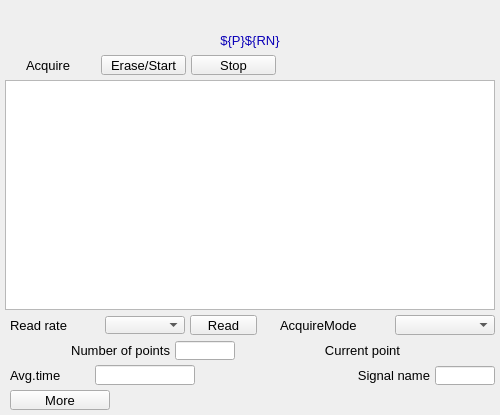
<?xml version="1.0" ?>
<ui version="4.0">
  <class>Dialog</class>
  <widget class="QWidget" name="screen">
    <property name="geometry">
      <rect>
        <x>370</x>
        <y>223</y>
        <width>500</width>
        <height>415</height>
      </rect>
    </property>
    <property name="styleSheet">
      <string notr="true">QWidget#screen {
  color: rgb(0, 0, 0);
  background-color: rgb(187, 187, 187);
  }</string>
    </property>
    <property name="windowTitle">
      <string>NDTimeSeriesPlot</string>
    </property>
    <widget class="PyDMLabel" name="text_update">
      <property name="geometry">
        <rect>
          <x>0</x>
          <y>5</y>
          <width>500</width>
          <height>20</height>
        </rect>
      </property>
      <property name="toolTip">
        <string>PV: ${P}${RN}Name</string>
      </property>
      <property name="channel" stdset="0">
        <string>ca://${P}${RN}Name</string>
      </property>
      <property name="font" stdset="0">
        <font>
          <pointsize>10</pointsize>
        </font>
      </property>
      <property name="alignment">
        <set>Qt::AlignCenter</set>
      </property>
      <property name="textInteractionFlags">
        <set>Qt::TextSelectableByKeyboard|Qt::TextSelectableByMouse</set>
      </property>
      <property name="styleSheet">
        <string notr="true">PyDMLabel#text_update {
  color: rgb(10, 0, 184);
  background-color: rgb(187, 187, 187);
  }</string>
      </property>
    </widget>
    <widget class="PyDMWaveformPlot" name="cartesian_plot">
      <property name="geometry">
        <rect>
          <x>5</x>
          <y>80</y>
          <width>490</width>
          <height>230</height>
        </rect>
      </property>
      <property name="toolTip">
        <string>cartesian_plot</string>
      </property>
      <property name="title" stdset="0">
        <string>$(P)$(RN)TimeSeries</string>
      </property>
      <property name="xLabels">
        <stringlist>
          <string>Time {s}</string>
        </stringlist>
      </property>
      <property name="yLabels">
        <stringlist>
          <string>${P}${RN}TimeSeries</string>
        </stringlist>
      </property>
      <property name="curves" stdset="0">
        <stringlist>
          <string>{&quot;name&quot;: &quot;curve 1&quot;, &quot;x_channel&quot;: &quot;ca://${prefix}TSTimeAxis&quot;, &quot;y_channel&quot;: &quot;ca://${P}${RN}TimeSeries&quot;, &quot;color&quot;: &quot;#4b6ec7&quot;, &quot;lineStyle&quot;: 1, &quot;lineWidth&quot;: 1, &quot;symbolSize&quot;: 10, &quot;redraw_mode&quot;: 2, &quot;block_size&quot;: 1200}</string>
        </stringlist>
      </property>
      <property name="axisColor" stdset="0">
        <color>
          <red>0</red>
          <green>0</green>
          <blue>0</blue>
        </color>
      </property>
      <property name="backgroundColor" stdset="0">
        <color>
          <red>218</red>
          <green>218</green>
          <blue>218</blue>
        </color>
      </property>
    </widget>
    <widget class="QLabel" name="text">
      <property name="geometry">
        <rect>
          <x>26</x>
          <y>55</y>
          <width>70</width>
          <height>20</height>
        </rect>
      </property>
      <property name="text">
        <string>Acquire</string>
      </property>
      <property name="font" stdset="0">
        <font>
          <pointsize>10</pointsize>
        </font>
      </property>
      <property name="brush" stdset="0">
        <brush brushstyle="SolidPattern">
          <color alpha="255">
            <red>0</red>
            <green>0</green>
            <blue>0</blue>
          </color>
        </brush>
      </property>
      <property name="toolTip">
        <string>text</string>
      </property>
      <property name="alignment">
        <set>Qt::AlignLeading|Qt::AlignLeft|Qt::AlignVCenter</set>
      </property>
      <property name="styleSheet">
        <string notr="true">QLabel#text {
  color: rgb(0, 0, 0);
  }</string>
      </property>
    </widget>
    <widget class="PyDMPushButton" name="message_button">
      <property name="geometry">
        <rect>
          <x>101</x>
          <y>55</y>
          <width>85</width>
          <height>20</height>
        </rect>
      </property>
      <property name="text">
        <string>Erase/Start</string>
      </property>
      <property name="font" stdset="0">
        <font>
          <pointsize>10</pointsize>
        </font>
      </property>
      <property name="toolTip">
        <string>${prefix}TSAcquire</string>
      </property>
      <property name="channel" stdset="0">
        <string>ca://${prefix}TSAcquire</string>
      </property>
      <property name="pressValue" stdset="0">
        <string>1</string>
      </property>
      <property name="styleSheet">
        <string notr="true">PyDMPushButton#message_button {
  color: rgb(0, 0, 0);
  background-color: rgb(115, 223, 255);
  }</string>
      </property>
    </widget>
    <widget class="PyDMPushButton" name="message_button_1">
      <property name="geometry">
        <rect>
          <x>191</x>
          <y>55</y>
          <width>85</width>
          <height>20</height>
        </rect>
      </property>
      <property name="text">
        <string>Stop</string>
      </property>
      <property name="font" stdset="0">
        <font>
          <pointsize>10</pointsize>
        </font>
      </property>
      <property name="toolTip">
        <string>${prefix}TSAcquire</string>
      </property>
      <property name="channel" stdset="0">
        <string>ca://${prefix}TSAcquire</string>
      </property>
      <property name="pressValue" stdset="0">
        <string>0</string>
      </property>
      <property name="styleSheet">
        <string notr="true">PyDMPushButton#message_button_1 {
  color: rgb(0, 0, 0);
  background-color: rgb(115, 223, 255);
  }</string>
      </property>
    </widget>
    <widget class="PyDMLabel" name="text_update_1">
      <property name="geometry">
        <rect>
          <x>282</x>
          <y>56</y>
          <width>100</width>
          <height>18</height>
        </rect>
      </property>
      <property name="toolTip">
        <string>PV: ${prefix}TSAcquiring</string>
      </property>
      <property name="channel" stdset="0">
        <string>ca://${prefix}TSAcquiring</string>
      </property>
      <property name="displayFormat" stdset="0">
        <enum>PyDMLabel::String</enum>
      </property>
      <property name="font" stdset="0">
        <font>
          <pointsize>10</pointsize>
        </font>
      </property>
      <property name="alignment">
        <set>Qt::AlignLeading|Qt::AlignLeft|Qt::AlignVCenter</set>
      </property>
      <property name="textInteractionFlags">
        <set>Qt::TextSelectableByKeyboard|Qt::TextSelectableByMouse</set>
      </property>
      <property name="styleSheet">
        <string notr="true">PyDMLabel#text_update_1 {
  color: rgb(10, 0, 184);
  background-color: rgb(70, 70, 70);
  }</string>
      </property>
    </widget>
    <widget class="QLabel" name="text_1">
      <property name="geometry">
        <rect>
          <x>0</x>
          <y>30</y>
          <width>500</width>
          <height>20</height>
        </rect>
      </property>
      <property name="text">
        <string>${P}${RN}</string>
      </property>
      <property name="font" stdset="0">
        <font>
          <pointsize>10</pointsize>
        </font>
      </property>
      <property name="brush" stdset="0">
        <brush brushstyle="SolidPattern">
          <color alpha="255">
            <red>10</red>
            <green>0</green>
            <blue>184</blue>
          </color>
        </brush>
      </property>
      <property name="toolTip">
        <string>text_1</string>
      </property>
      <property name="alignment">
        <set>Qt::AlignCenter</set>
      </property>
      <property name="styleSheet">
        <string notr="true">QLabel#text_1 {
  color: rgb(10, 0, 184);
  }</string>
      </property>
    </widget>
    <widget class="QLabel" name="text_2">
      <property name="geometry">
        <rect>
          <x>320</x>
          <y>365</y>
          <width>110</width>
          <height>20</height>
        </rect>
      </property>
      <property name="text">
        <string>Signal name</string>
      </property>
      <property name="font" stdset="0">
        <font>
          <pointsize>10</pointsize>
        </font>
      </property>
      <property name="brush" stdset="0">
        <brush brushstyle="SolidPattern">
          <color alpha="255">
            <red>0</red>
            <green>0</green>
            <blue>0</blue>
          </color>
        </brush>
      </property>
      <property name="toolTip">
        <string>text_2</string>
      </property>
      <property name="alignment">
        <set>Qt::AlignRight|Qt::AlignTrailing|Qt::AlignVCenter</set>
      </property>
      <property name="styleSheet">
        <string notr="true">QLabel#text_2 {
  color: rgb(0, 0, 0);
  }</string>
      </property>
    </widget>
    <widget class="PyDMLineEdit" name="text_entry">
      <property name="geometry">
        <rect>
          <x>435</x>
          <y>366</y>
          <width>60</width>
          <height>19</height>
        </rect>
      </property>
      <property name="channel" stdset="0">
        <string>ca://${P}${RN}Name</string>
      </property>
      <property name="toolTip">
        <string>${P}${RN}Name</string>
      </property>
      <property name="font" stdset="0">
        <font>
          <pointsize>10</pointsize>
        </font>
      </property>
      <property name="styleSheet">
        <string notr="true">PyDMLineEdit#text_entry {
  color: rgb(0, 0, 0);
  background-color: rgb(115, 223, 255);
  border: 1px solid black;
  margin: 0px;
  padding: 0px;
  spacing: 0px;
  }</string>
      </property>
    </widget>
    <widget class="QLabel" name="text_3">
      <property name="geometry">
        <rect>
          <x>10</x>
          <y>365</y>
          <width>80</width>
          <height>20</height>
        </rect>
      </property>
      <property name="text">
        <string>Avg.time</string>
      </property>
      <property name="font" stdset="0">
        <font>
          <pointsize>10</pointsize>
        </font>
      </property>
      <property name="brush" stdset="0">
        <brush brushstyle="SolidPattern">
          <color alpha="255">
            <red>0</red>
            <green>0</green>
            <blue>0</blue>
          </color>
        </brush>
      </property>
      <property name="toolTip">
        <string>text_3</string>
      </property>
      <property name="alignment">
        <set>Qt::AlignLeading|Qt::AlignLeft|Qt::AlignVCenter</set>
      </property>
      <property name="styleSheet">
        <string notr="true">QLabel#text_3 {
  color: rgb(0, 0, 0);
  }</string>
      </property>
    </widget>
    <widget class="PyDMLineEdit" name="text_entry_1">
      <property name="geometry">
        <rect>
          <x>95</x>
          <y>365</y>
          <width>100</width>
          <height>20</height>
        </rect>
      </property>
      <property name="channel" stdset="0">
        <string>ca://${prefix}TSAveragingTime</string>
      </property>
      <property name="toolTip">
        <string>${prefix}TSAveragingTime</string>
      </property>
      <property name="font" stdset="0">
        <font>
          <pointsize>10</pointsize>
        </font>
      </property>
      <property name="styleSheet">
        <string notr="true">PyDMLineEdit#text_entry_1 {
  color: rgb(0, 0, 0);
  background-color: rgb(115, 223, 255);
  border: 1px solid black;
  margin: 0px;
  padding: 0px;
  spacing: 0px;
  }</string>
      </property>
    </widget>
    <widget class="PyDMLabel" name="text_update_2">
      <property name="geometry">
        <rect>
          <x>200</x>
          <y>366</y>
          <width>100</width>
          <height>18</height>
        </rect>
      </property>
      <property name="toolTip">
        <string>PV: ${prefix}TSAveragingTime_RBV</string>
      </property>
      <property name="channel" stdset="0">
        <string>ca://${prefix}TSAveragingTime_RBV</string>
      </property>
      <property name="font" stdset="0">
        <font>
          <pointsize>10</pointsize>
        </font>
      </property>
      <property name="alignment">
        <set>Qt::AlignLeading|Qt::AlignLeft|Qt::AlignVCenter</set>
      </property>
      <property name="textInteractionFlags">
        <set>Qt::TextSelectableByKeyboard|Qt::TextSelectableByMouse</set>
      </property>
      <property name="styleSheet">
        <string notr="true">PyDMLabel#text_update_2 {
  color: rgb(10, 0, 184);
  background-color: rgb(187, 187, 187);
  }</string>
      </property>
    </widget>
    <widget class="PyDMEnumComboBox" name="menu">
      <property name="geometry">
        <rect>
          <x>395</x>
          <y>315</y>
          <width>100</width>
          <height>20</height>
        </rect>
      </property>
      <property name="toolTip">
        <string>${prefix}TSAcquireMode</string>
      </property>
      <property name="channel" stdset="0">
        <string>ca://${prefix}TSAcquireMode</string>
      </property>
      <property name="font" stdset="0">
        <font>
          <pointsize>10</pointsize>
        </font>
      </property>
      <property name="styleSheet">
        <string notr="true">PyDMEnumComboBox#menu {
  color: rgb(0, 0, 0);
  background-color: rgb(115, 223, 255);
  }</string>
      </property>
    </widget>
    <widget class="QLabel" name="text_4">
      <property name="geometry">
        <rect>
          <x>280</x>
          <y>315</y>
          <width>110</width>
          <height>20</height>
        </rect>
      </property>
      <property name="text">
        <string>AcquireMode</string>
      </property>
      <property name="font" stdset="0">
        <font>
          <pointsize>10</pointsize>
        </font>
      </property>
      <property name="brush" stdset="0">
        <brush brushstyle="SolidPattern">
          <color alpha="255">
            <red>0</red>
            <green>0</green>
            <blue>0</blue>
          </color>
        </brush>
      </property>
      <property name="toolTip">
        <string>text_4</string>
      </property>
      <property name="alignment">
        <set>Qt::AlignLeading|Qt::AlignLeft|Qt::AlignVCenter</set>
      </property>
      <property name="styleSheet">
        <string notr="true">QLabel#text_4 {
  color: rgb(0, 0, 0);
  }</string>
      </property>
    </widget>
    <widget class="PyDMPushButton" name="message_button_2">
      <property name="geometry">
        <rect>
          <x>190</x>
          <y>315</y>
          <width>67</width>
          <height>20</height>
        </rect>
      </property>
      <property name="text">
        <string>Read</string>
      </property>
      <property name="font" stdset="0">
        <font>
          <pointsize>10</pointsize>
        </font>
      </property>
      <property name="toolTip">
        <string>${prefix}TSRead</string>
      </property>
      <property name="channel" stdset="0">
        <string>ca://${prefix}TSRead</string>
      </property>
      <property name="pressValue" stdset="0">
        <string>1</string>
      </property>
      <property name="styleSheet">
        <string notr="true">PyDMPushButton#message_button_2 {
  color: rgb(0, 0, 0);
  background-color: rgb(115, 223, 255);
  }</string>
      </property>
    </widget>
    <widget class="PyDMEnumComboBox" name="menu_1">
      <property name="geometry">
        <rect>
          <x>105</x>
          <y>316</y>
          <width>80</width>
          <height>18</height>
        </rect>
      </property>
      <property name="toolTip">
        <string>${prefix}TSRead.SCAN</string>
      </property>
      <property name="channel" stdset="0">
        <string>ca://${prefix}TSRead.SCAN</string>
      </property>
      <property name="font" stdset="0">
        <font>
          <pointsize>10</pointsize>
        </font>
      </property>
      <property name="styleSheet">
        <string notr="true">PyDMEnumComboBox#menu_1 {
  color: rgb(0, 0, 0);
  background-color: rgb(115, 223, 255);
  }</string>
      </property>
    </widget>
    <widget class="QLabel" name="text_5">
      <property name="geometry">
        <rect>
          <x>10</x>
          <y>315</y>
          <width>90</width>
          <height>20</height>
        </rect>
      </property>
      <property name="text">
        <string>Read rate</string>
      </property>
      <property name="font" stdset="0">
        <font>
          <pointsize>10</pointsize>
        </font>
      </property>
      <property name="brush" stdset="0">
        <brush brushstyle="SolidPattern">
          <color alpha="255">
            <red>0</red>
            <green>0</green>
            <blue>0</blue>
          </color>
        </brush>
      </property>
      <property name="toolTip">
        <string>text_5</string>
      </property>
      <property name="alignment">
        <set>Qt::AlignLeading|Qt::AlignLeft|Qt::AlignVCenter</set>
      </property>
      <property name="styleSheet">
        <string notr="true">QLabel#text_5 {
  color: rgb(0, 0, 0);
  }</string>
      </property>
    </widget>
    <widget class="QLabel" name="text_6">
      <property name="geometry">
        <rect>
          <x>10</x>
          <y>340</y>
          <width>160</width>
          <height>20</height>
        </rect>
      </property>
      <property name="text">
        <string>Number of points</string>
      </property>
      <property name="font" stdset="0">
        <font>
          <pointsize>10</pointsize>
        </font>
      </property>
      <property name="brush" stdset="0">
        <brush brushstyle="SolidPattern">
          <color alpha="255">
            <red>0</red>
            <green>0</green>
            <blue>0</blue>
          </color>
        </brush>
      </property>
      <property name="toolTip">
        <string>text_6</string>
      </property>
      <property name="alignment">
        <set>Qt::AlignRight|Qt::AlignTrailing|Qt::AlignVCenter</set>
      </property>
      <property name="styleSheet">
        <string notr="true">QLabel#text_6 {
  color: rgb(0, 0, 0);
  }</string>
      </property>
    </widget>
    <widget class="PyDMLineEdit" name="text_entry_2">
      <property name="geometry">
        <rect>
          <x>175</x>
          <y>341</y>
          <width>60</width>
          <height>19</height>
        </rect>
      </property>
      <property name="channel" stdset="0">
        <string>ca://${prefix}TSNumPoints</string>
      </property>
      <property name="toolTip">
        <string>${prefix}TSNumPoints</string>
      </property>
      <property name="font" stdset="0">
        <font>
          <pointsize>10</pointsize>
        </font>
      </property>
      <property name="styleSheet">
        <string notr="true">PyDMLineEdit#text_entry_2 {
  color: rgb(0, 0, 0);
  background-color: rgb(115, 223, 255);
  border: 1px solid black;
  margin: 0px;
  padding: 0px;
  spacing: 0px;
  }</string>
      </property>
    </widget>
    <widget class="QLabel" name="text_7">
      <property name="geometry">
        <rect>
          <x>270</x>
          <y>340</y>
          <width>130</width>
          <height>20</height>
        </rect>
      </property>
      <property name="text">
        <string>Current point</string>
      </property>
      <property name="font" stdset="0">
        <font>
          <pointsize>10</pointsize>
        </font>
      </property>
      <property name="brush" stdset="0">
        <brush brushstyle="SolidPattern">
          <color alpha="255">
            <red>0</red>
            <green>0</green>
            <blue>0</blue>
          </color>
        </brush>
      </property>
      <property name="toolTip">
        <string>text_7</string>
      </property>
      <property name="alignment">
        <set>Qt::AlignRight|Qt::AlignTrailing|Qt::AlignVCenter</set>
      </property>
      <property name="styleSheet">
        <string notr="true">QLabel#text_7 {
  color: rgb(0, 0, 0);
  }</string>
      </property>
    </widget>
    <widget class="PyDMLabel" name="text_update_3">
      <property name="geometry">
        <rect>
          <x>405</x>
          <y>341</y>
          <width>90</width>
          <height>18</height>
        </rect>
      </property>
      <property name="toolTip">
        <string>PV: ${prefix}TSCurrentPoint</string>
      </property>
      <property name="channel" stdset="0">
        <string>ca://${prefix}TSCurrentPoint</string>
      </property>
      <property name="font" stdset="0">
        <font>
          <pointsize>10</pointsize>
        </font>
      </property>
      <property name="alignment">
        <set>Qt::AlignLeading|Qt::AlignLeft|Qt::AlignVCenter</set>
      </property>
      <property name="textInteractionFlags">
        <set>Qt::TextSelectableByKeyboard|Qt::TextSelectableByMouse</set>
      </property>
      <property name="styleSheet">
        <string notr="true">PyDMLabel#text_update_3 {
  color: rgb(10, 0, 184);
  background-color: rgb(187, 187, 187);
  }</string>
      </property>
    </widget>
    <widget class="PyDMRelatedDisplayButton" name="related_display">
      <property name="geometry">
        <rect>
          <x>10</x>
          <y>390</y>
          <width>100</width>
          <height>20</height>
        </rect>
      </property>
      <property name="toolTip">
        <string>More</string>
      </property>
      <property name="text">
        <string>More</string>
      </property>
      <property name="showIcon" stdset="0">
        <bool>true</bool>
      </property>
      <property name="font" stdset="0">
        <font>
          <pointsize>10</pointsize>
        </font>
      </property>
      <property name="styleSheet">
        <string notr="true">PyDMRelatedDisplayButton#related_display {
  color: rgb(0, 0, 0);
  background-color: rgb(115, 223, 255);
  }</string>
      </property>
      <property name="titles" stdset="0">
        <stringlist>
          <string>Time series plugin</string>
        </stringlist>
      </property>
      <property name="filenames" stdset="0">
        <stringlist>
          <string>TimeSeriesPlugin_V35.ui</string>
        </stringlist>
      </property>
      <property name="macros" stdset="0">
        <stringlist>
          <string>P=${P},R=${R}</string>
        </stringlist>
      </property>
      <property name="openInNewWindow" stdset="0">
        <bool>true</bool>
      </property>
    </widget>
  </widget>
  <customwidgets>
    <customwidget>
      <class>PyDMLabel</class>
      <extends>QLabel</extends>
      <header>pydm.widgets.label</header>
    </customwidget>
    <customwidget>
      <class>PyDMWaveformPlot</class>
      <extends>QGraphicsView</extends>
      <header>pydm.widgets.waveformplot</header>
    </customwidget>
    <customwidget>
      <class>PyDMPushButton</class>
      <extends>QPushButton</extends>
      <header>pydm.widgets.pushbutton</header>
    </customwidget>
    <customwidget>
      <class>PyDMLineEdit</class>
      <extends>QLineEdit</extends>
      <header>pydm.widgets.line_edit</header>
    </customwidget>
    <customwidget>
      <class>PyDMEnumComboBox</class>
      <extends>QComboBox</extends>
      <header>pydm.widgets.enum_combo_box</header>
    </customwidget>
    <customwidget>
      <class>PyDMRelatedDisplayButton</class>
      <extends>QPushButton</extends>
      <header>pydm.widgets.related_display_button</header>
    </customwidget>
  </customwidgets>
</ui>
